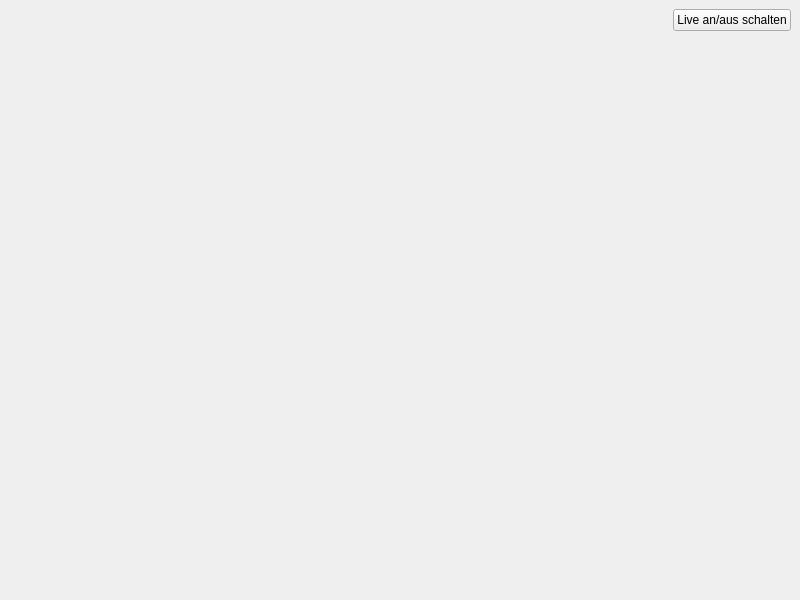
<?xml version="1.0" encoding="UTF-8"?>
<ui version="4.0">
 <class>LiveWindow_Ui</class>
 <widget class="QMainWindow" name="LiveWindow_Ui">
  <property name="geometry">
   <rect>
    <x>0</x>
    <y>0</y>
    <width>800</width>
    <height>600</height>
   </rect>
  </property>
  <property name="windowTitle">
   <string>TurnFix - LIVE!</string>
  </property>
  <property name="windowIcon">
   <iconset resource="../resources/TurnFixStatus.qrc">
    <normaloff>:/icons/icon.png</normaloff>:/icons/icon.png</iconset>
  </property>
  <widget class="QWidget" name="centralwidget">
   <layout class="QGridLayout" name="gridLayout">
    <item row="1" column="0" colspan="2">
     <widget class="QWidget" name="widget" native="true"/>
    </item>
    <item row="0" column="1">
     <widget class="QPushButton" name="pushButton">
      <property name="sizePolicy">
       <sizepolicy hsizetype="Fixed" vsizetype="Fixed">
        <horstretch>0</horstretch>
        <verstretch>0</verstretch>
       </sizepolicy>
      </property>
      <property name="layoutDirection">
       <enum>Qt::RightToLeft</enum>
      </property>
      <property name="text">
       <string>Live an/aus schalten</string>
      </property>
      <property name="checkable">
       <bool>true</bool>
      </property>
     </widget>
    </item>
    <item row="0" column="0">
     <spacer name="horizontalSpacer">
      <property name="orientation">
       <enum>Qt::Horizontal</enum>
      </property>
      <property name="sizeHint" stdset="0">
       <size>
        <width>40</width>
        <height>20</height>
       </size>
      </property>
     </spacer>
    </item>
   </layout>
  </widget>
  <widget class="QMenuBar" name="menubar">
   <property name="geometry">
    <rect>
     <x>0</x>
     <y>0</y>
     <width>800</width>
     <height>21</height>
    </rect>
   </property>
  </widget>
 </widget>
 <resources>
  <include location="../resources/TurnFixStatus.qrc"/>
 </resources>
 <connections/>
</ui>
